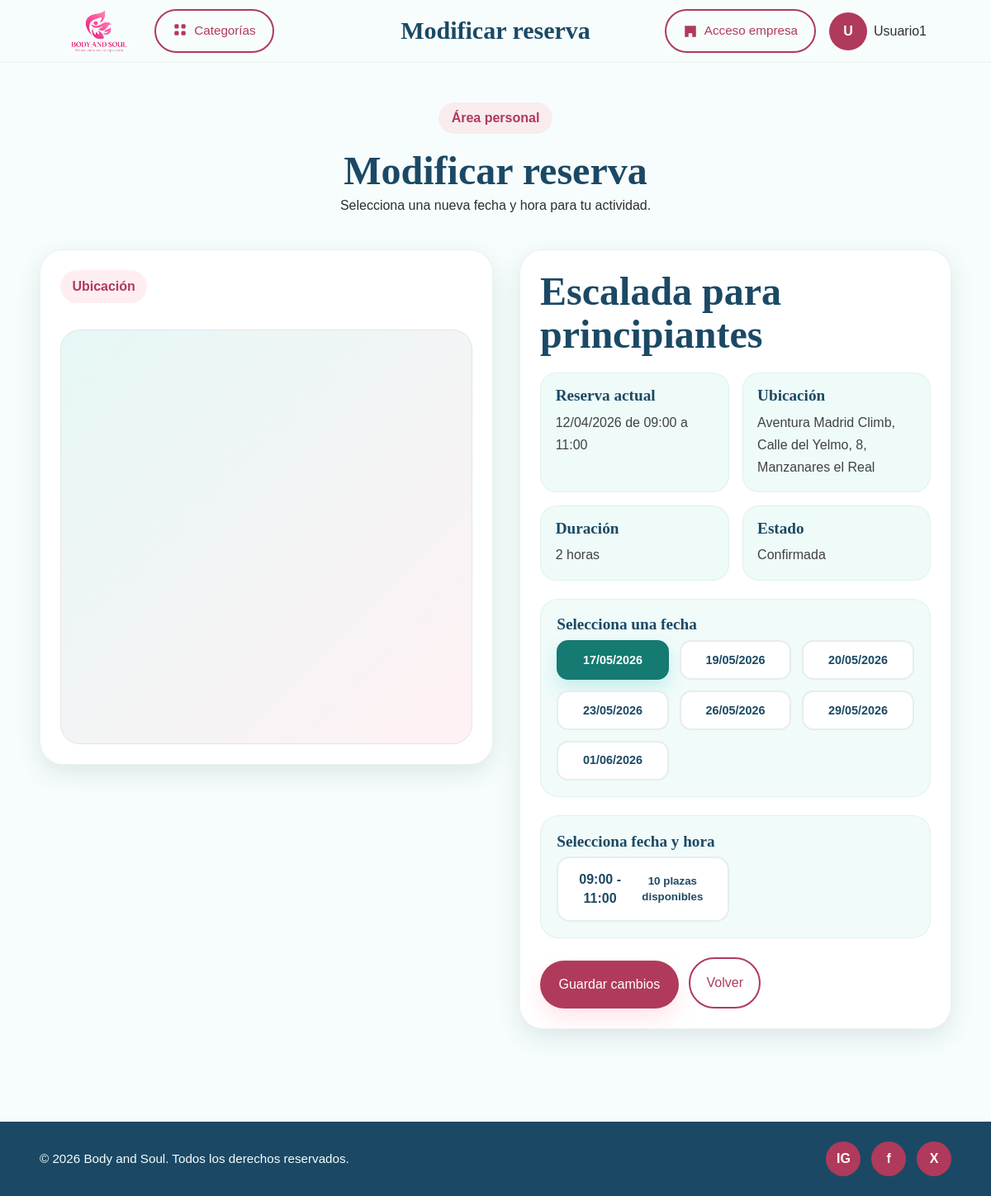
/publico/modificar-reserva.php?idreserva=3 (signed in), run on the app's committed database.
### tables this page shows
CREATE TABLE `usuario` (
  `id_usuario` int(11) NOT NULL,
  `nombre` varchar(100) NOT NULL,
  `apellido` varchar(30) NOT NULL,
  `email` varchar(150) NOT NULL,
  `contrasena` varchar(255) NOT NULL,
  `telefono` varchar(20) DEFAULT NULL,
  `id_rol` int(11) NOT NULL,
  `fecha_registro` datetime NOT NULL DEFAULT current_timestamp(),
  `intentos` int(1) NOT NULL,
  `estado` enum('activo','suspendido') NOT NULL DEFAULT 'activo'
);

CREATE TABLE `reserva` (
  `id_reserva` int(11) NOT NULL,
  `id_usuario` int(11) NOT NULL,
  `id_servicio` int(11) NOT NULL,
  `fecha_hora` datetime NOT NULL,
  `estado` enum('pendiente','confirmada','cancelada') NOT NULL DEFAULT 'pendiente',
  `id_detalle_actividad` int(11) NOT NULL
);

CREATE TABLE `servicio` (
  `id_servicio` int(11) NOT NULL,
  `id_empresa` int(11) NOT NULL,
  `nombre_servicio` varchar(150) NOT NULL,
  `descripcion` text DEFAULT NULL,
  `lugar` varchar(150) DEFAULT NULL,
  `id_categoria` int(11) NOT NULL,
  `precio` decimal(10,2) NOT NULL DEFAULT 0.00,
  `duracion` varchar(50) DEFAULT NULL,
  `materiales` text DEFAULT NULL,
  `estado` enum('activo','cancelado') NOT NULL DEFAULT 'activo'
);

CREATE TABLE `detalle_actividad` (
  `id` int(11) NOT NULL,
  `id_servicio` int(11) NOT NULL,
  `fecha` date NOT NULL,
  `hora_inicio` time NOT NULL,
  `hora_fin` time NOT NULL,
  `plazas_maximas` int(11) NOT NULL
);

### bd/bd.php (called while the page is built, shortened)
<?php
class db{
public $pdo = "";
public function __construct($host,$port,$db,$user,$pass) {
    $this->pdo = new PDO("mysql:host=".$host.";port=".$port.";dbname=".$db.";charset=utf8", $user, $pass);
    }
public function ObtenerUsuario($id){
    $sentencia="SELECT * FROM usuario WHERE id_usuario = :id";
    $ejecuccion=$this->pdo->prepare($sentencia);
    $ejecuccion->execute([
        ":id" => $id
    ]);
    $fila = $ejecuccion->fetch(PDO::FETCH_ASSOC);
    return $fila;
}
}
?>

### bd/bdact.php (called while the page is built, shortened)
<?php
class bdact{
public $pdo = "";
public function __construct($host,$port,$db,$user,$pass) {
    $this->pdo = new PDO("mysql:host=".$host.";port=".$port.";dbname=".$db.";charset=utf8", $user, $pass);
    }
public function obtenerDisponibilidadesPorServicio($idServicio){
    $sentencia = "SELECT d.*
            FROM detalle_actividad d
            INNER JOIN servicio s ON d.id_servicio = s.id_servicio
            WHERE d.id_servicio = :id_servicio
            AND s.estado = 'activo'
            ORDER BY d.fecha ASC, d.hora_inicio ASC";
    $ejecucion = $this->pdo->prepare($sentencia);
    $ejecucion->execute([
        ":id_servicio" => $idServicio
    ]);
    return $ejecucion->fetchAll(PDO::FETCH_ASSOC);
}
public function contarReservasConfirmadasPorDetalle($idDetalle){
    $sentencia = "SELECT COUNT(*)
            FROM reserva
            WHERE id_detalle_actividad = :id_detalle
              AND estado = 'confirmada'";
    $ejecucion = $this->pdo->prepare($sentencia);
    $ejecucion->execute([
        ":id_detalle" => $idDetalle
    ]);
    $fila = (int) $ejecucion->fetchColumn();
    return $fila;
}
public function ObtenerReservaUsuarioPorId($idUsuario, $idReserva){
    $sentencia = "SELECT
                    r.id_reserva,
                    r.estado,
                    r.id_servicio,
                    r.fecha_hora,
                    r.id_detalle_actividad,
                    s.nombre_servicio,
                    s.descripcion,
                    s.lugar,
                    s.precio,
                    s.duracion,
                    d.fecha,
                    d.hora_inicio,
                    d.hora_fin
                  FROM reserva r
                  INNER JOIN servicio s
                    ON r.id_servicio = s.id_servicio
                  INNER JOIN detalle_actividad d
                    ON r.id_detalle_actividad = d.id
                  WHERE r.id_usuario = :id_usuario
                  AND r.id_reserva = :id_reserva
                  LIMIT 1";
    $ejecucion = $this->pdo->prepare($sentencia);
    $ejecucion->execute([
        ":id_usuario" => $idUsuario,
        ":id_reserva" => $idReserva
    ]);
    $fila = $ejecucion->fetch(PDO::FETCH_ASSOC);
    return $fila;
}
}
?>

### publico/modificar-reserva.php (the view, shortened to what this page needs)
<?php
$titulo = "<h1>Modificar reserva</h1>";
require_once("head.php");
$idReserva = (int) $_GET["idreserva"];
$idUsuario = $_SESSION["usuario"];
$reserva = $bdact->ObtenerReservaUsuarioPorId($idUsuario, $idReserva);
$disponibilidades = $bdact->obtenerDisponibilidadesPorServicio($reserva["id_servicio"]);
$fechasDisponibles = [];
$hoy = date("Y-m-d");
foreach ($disponibilidades as $franja) {
    if (!empty($franja["fecha"]) && $franja["fecha"] >= $hoy) {
        if (!in_array($franja["fecha"], $fechasDisponibles)) {
            $fechasDisponibles[] = $franja["fecha"];
        }
    }
}
sort($fechasDisponibles);
$fechasDisponibles = array_slice($fechasDisponibles, 0, 7);
$fechaSeleccionada = isset($_GET["fecha"]) ? $_GET["fecha"] : ($reserva["fecha"] ?? ($fechasDisponibles[0] ?? null));
if ($fechaSeleccionada && !in_array($fechaSeleccionada, $fechasDisponibles)) {
    $fechaSeleccionada = $fechasDisponibles[0] ?? null;
}
?>
<main class="booking-page">
  <section class="booking-section">
    <div class="container">
      <div class="booking-title-block">
        <span class="section-tag">Área personal</span>
        <h2>Modificar reserva</h2>
        <p>Selecciona una nueva fecha y hora para tu actividad.</p>
      </div>
      <div class="booking-layout">
        <article class="booking-map-card">
          <div class="booking-card-header">
            <span class="section-tag">Ubicación</span>
          </div>
          <div class="map-wrapper">
            <iframe
              src="https://www.google.com/maps?q=<?= urlencode($reserva["lugar"]) ?>&output=embed"
              title="Mapa de ubicación de la actividad"
              loading="lazy"
>
            </iframe>
          </div>
        </article>
        <article class="booking-form-card">
          <div class="booking-info-header">
            <h3><?= htmlentities($reserva["nombre_servicio"]) ?></h3>
          </div>
          <div class="booking-info-content">
            <div class="info-grid">
              <div class="info-item">
                <h4>Reserva actual</h4>
                <p>
                  <?= date("d/m/Y", strtotime($reserva["fecha"])) ?>
                  de <?= substr($reserva["hora_inicio"], 0, 5) ?>
                  a <?= substr($reserva["hora_fin"], 0, 5) ?>
                </p>
              </div>
              <div class="info-item">
                <h4>Ubicación</h4>
                <p><?= htmlentities($reserva["lugar"]) ?></p>
              </div>
              <div class="info-item">
                <h4>Duración</h4>
                <p><?= !empty($reserva["duracion"]) ? htmlentities($reserva["duracion"]) : 'No especificada' ?></p>
              </div>
              <div class="info-item">
                <h4>Estado</h4>
                <p><?= htmlentities(ucfirst($reserva["estado"])) ?></p>
              </div>
            </div>
            <?php if (!empty($fechasDisponibles)): ?>
              <form method="post" class="booking-form">
                <div class="available-dates-block">
                  <h4>Selecciona una fecha</h4>
                  <div class="available-dates-grid">
                    <?php foreach ($fechasDisponibles as $fecha) : ?>
                      <a
                        href="modificar-reserva.php?idreserva=<?= $idReserva ?>&fecha=<?= urlencode($fecha) ?>"
                        class="date-chip <?= $fecha === $fechaSeleccionada ? 'active' : '' ?>"
                      >
                        <?= date("d/m/Y", strtotime($fecha)) ?>
                      </a>
                    <?php endforeach; ?>
                  </div>
                </div>
                <div class="time-slots-block">
                  <h4>Selecciona fecha y hora</h4>
                  <div class="time-slots-grid">
                    <?php
                    foreach ($disponibilidades as $franja) :
                      if ($franja["fecha"] === $fechaSeleccionada) :
                        $ocupadas = $bdact->contarReservasConfirmadasPorDetalle($franja["id"]);
                        $plazasRestantes = $franja["plazas_maximas"] - $ocupadas;
                    ?>
                        <label class="time-slot">
                          <span>
                            <?= substr($franja["hora_inicio"], 0, 5) ?> - <?= substr($franja["hora_fin"], 0, 5) ?>
                            <br>
                            <small>
                              <?= $plazasRestantes > 0 ? $plazasRestantes . " plazas disponibles" : "Completo" ?>
                            </small>
                          </span>
                        </label>
                    <?php
                      endif;
                    endforeach;
                    ?>
                  </div>
                </div>
                <div class="reservation-actions">
                  <button type="submit" class="btn btn-primary reserve-activity-btn">
                    Guardar cambios
                  </button>
                  <a href="perfil.php" class="btn btn-outline">
                    Volver
                  </a>
                </div>
              </form>
            <?php endif; ?>
          </div>
        </article>
      </div>
    </div>
  </section>
</main>
<?php require_once("footer.php"); ?>
</body>
</html>

### publico/head.php (shortened to what this page needs)
<?php
require_once("../bd/bd.php");
$bbdd= new db("localhost",3306,"plataforma_servicios1","root","");
require_once("../bd/bdact.php");
$bdact= new bdact("localhost",3306,"plataforma_servicios1","root","");
if(isset($_SESSION["usuario"])){
  $usuario=$bbdd->ObtenerUsuario($_SESSION["usuario"]);
  $nombre=$usuario["nombre"];
  $apellido=$usuario["apellido"];
  $inicial=strtoupper($nombre[0]);
  $iniciosesion=$iniciosesion="<a href='perfil.php' class='contenedorinicio'>
                  <span class='profile-avatar'>".$inicial."</span>
                  <span class='profile-name'>".$nombre." ".$apellido."</span>
                  </a>";
}
?>
<!DOCTYPE html>
<html lang="es">
<head>
  <link rel="stylesheet" href="../css/styles.css"/>
  <link rel="stylesheet" href="../css/public-styles/index.css"/>
  <link rel="stylesheet" href="../css/public-styles/login.css"/>
  <link rel="stylesheet" href="../css/public-styles/perfil.css"/>
  <link rel="stylesheet" href="../css/public-styles/categoria.css"/>
  <link rel="stylesheet" href="../css/public-styles/actividad.css"/>
  <link rel="stylesheet" href="../css/public-styles/reserva.css"/>
  <link rel="stylesheet" href="../css/public-styles/mis-reservas.css"/>
  <link rel="stylesheet" href="../css/public-styles/mis-valoraciones.css"/>
  <link rel="stylesheet" href="../css/public-styles/favoritos.css"/>
</head>
<body>
<header class="main-header">
  <div class="container header-container">
    <div class="header-left">
      <a href="index.php">
        <img src="../img/logo.PNG" class="logo">
      </a>
      <button type="button" id="abrirCategorias" class="btn btn-outline header-categories-btn">
        <span class="cat-icon">
          <svg width="18" height="18" viewBox="0 0 24 24" fill="currentColor">
            <rect x="3" y="3" width="7" height="7" rx="2"/>
            <rect x="14" y="3" width="7" height="7" rx="2"/>
            <rect x="3" y="14" width="7" height="7" rx="2"/>
            <rect x="14" y="14" width="7" height="7" rx="2"/>
          </svg>
        </span>
        Categorías
      </button>
    </div>
    <div class="header-title">
      <?=$titulo?>
    </div>
    <div class="header-right">
      <a href="../Empresa/login-empresa.php" class="btn btn-outline">
        <span class="btn-icon">
          <svg viewBox="0 0 24 24" fill="currentColor">
            <path d="M3 21V3h18v18h-6v-6H9v6H3zm4-4h2v2H7v-2zm0-4h2v2H7v-2zm0-4h2v2H7V9zm4 4h2v2h-2v-2zm0-4h2v2h-2V9zm4 8h2v2h-2v-2zm0-4h2v2h-2v-2z"/>
          </svg>
        </span>
        Acceso empresa
      </a>
      <?=$iniciosesion?>
    </div>
  </div>
</header>

### css/styles.css (style rules this page uses)
:root { --mint: #147a72; --navy: #1B4965; --pink: #b03a5b; --light: #F7FDFC; --dark: #2E2E2E; --white: #ffffff; --font-title: "Sansita Swashed", serif; --font-text: "Overpass", sans-serif; --radius-sm: 10px; --radius-md: 18px; --radius-lg: 28px; --shadow-soft: 0 10px 30px rgba(27, 73, 101, 0.12); --transition: all 0.3s ease; }
* { margin: 0; padding: 0; box-sizing: border-box; }
html { scroll-behavior: smooth; }
body { font-family: var(--font-text); color: var(--dark); background-color: var(--light); line-height: 1.6; }
img { max-width: 100%; display: block; }
a { text-decoration: none; color: inherit; }
button, input, select, textarea { font: inherit; }
.container { width: min(1200px, 92%); margin: 0 auto; }
h1, h2, h3, h4 { font-family: var(--font-title); color: var(--navy); line-height: 1.15; }
.section-tag { display: inline-block; background-color: rgba(255, 143, 163, 0.15); color: var(--pink); font-weight: 700; padding: 0.45rem 0.9rem; border-radius: 999px; margin-bottom: 1rem; }
.btn { display: inline-flex; align-items: center; justify-content: center; gap: 0.5rem; border: none; cursor: pointer; padding: 0.75rem 1.2rem; border-radius: 999px; font-weight: 500; transition: var(--transition); text-align: center; }
.btn-primary { background-color: var(--pink); color: var(--white); }
.btn-outline { background-color: transparent; border: 2px solid var(--pink); color: var(--pink); }
.main-header { background: #F7FDFC; border-bottom: 1px solid rgba(0,0,0,0.05); }
.header-container { display: flex; align-items: center; gap: 15px; padding: 10px 30px; }
.header-left { display: flex; align-items: center; gap: 20px; }
.logo { height: 55px; }
.header-title { display: flex; align-items: center; }
.header-title h1 { font-family: var(--font-title); font-size: 30px; color: var(--navy); }
.header-right { display: flex; align-items: center; gap: 12px; margin-left: auto; }
.header-right .btn, .header-categories-btn { font-size: 0.95rem; padding: 0.75rem 1.25rem; }
.btn-icon svg, .cat-icon svg { width: 18px; height: 18px; }

### css/public-styles/index.css (style rules this page uses)
.header-categories-btn { display: inline-flex; align-items: center; gap: 0.5rem; font-weight: 500; }
.cat-icon { font-size: 1rem; line-height: 1; }
.header-container { display: grid; grid-template-columns: 1fr auto 1fr; align-items: center; }
.header-left { justify-self: start; display: flex; align-items: center; gap: 1.5rem; }
.header-title { justify-self: center; text-align: center; }
.header-right { justify-self: end; display: flex; align-items: center; gap: 1rem; }
.btn-icon { display: flex; align-items: center; justify-content: center; }
.btn-icon svg { width: 18px; height: 18px; }
.header-right { position: relative; z-index: 20; }
.contenedorinicio { display: flex; align-items: center; gap: 0.5rem; position: relative; z-index: 30; cursor: pointer; pointer-events: auto; }

### css/public-styles/perfil.css (style rules this page uses)
.profile-avatar { width: 46px; height: 46px; border-radius: 50%; background-color: var(--pink); color: var(--white); display: flex; align-items: center; justify-content: center; font-weight: 700; transition: var(--transition); }

### css/public-styles/actividad.css (style rules this page uses)
.info-block p, .info-item p { color: rgba(46, 46, 46, 0.9); line-height: 1.7; }
.info-grid { display: grid; grid-template-columns: 1fr 1fr; gap: 1rem; }
.info-item { background: rgba(46, 196, 182, 0.08); border-radius: 20px; padding: 1rem 1.1rem; border: 1px solid rgba(27, 73, 101, 0.06); }

### css/public-styles/mis-reservas.css (style rules this page uses)
.reservation-actions { display: flex; flex-wrap: wrap; gap: 0.8rem; }
.reservation-actions { display: flex; flex-wrap: wrap; gap: 0.8rem; margin-top: auto; }

### data on the page
usuario: nombre "U", nombre "Usuario1"
reserva: id_servicio.nombre_servicio "Escalada para principiantes", id_detalle_actividad.fecha "12/04/2026", id_detalle_actividad.hora_inicio "09:00", id_detalle_actividad.hora_fin "11:00", id_servicio.lugar "Aventura Madrid Climb, Calle del Yelmo, 8, Manzanares el Real", id_servicio.duracion "2 horas", estado "Confirmada"
detalle_actividad: hora_inicio "09:00", hora_fin "11:00", plazas_maximas "10"

### other printed values
date("d/m/Y", strtotime($fecha)) "17/05/2026"
date("d/m/Y", strtotime($fecha)) "19/05/2026"
date("d/m/Y", strtotime($fecha)) "20/05/2026"
date("d/m/Y", strtotime($fecha)) "23/05/2026"
date("d/m/Y", strtotime($fecha)) "26/05/2026"
date("d/m/Y", strtotime($fecha)) "29/05/2026"
date("d/m/Y", strtotime($fecha)) "01/06/2026"
